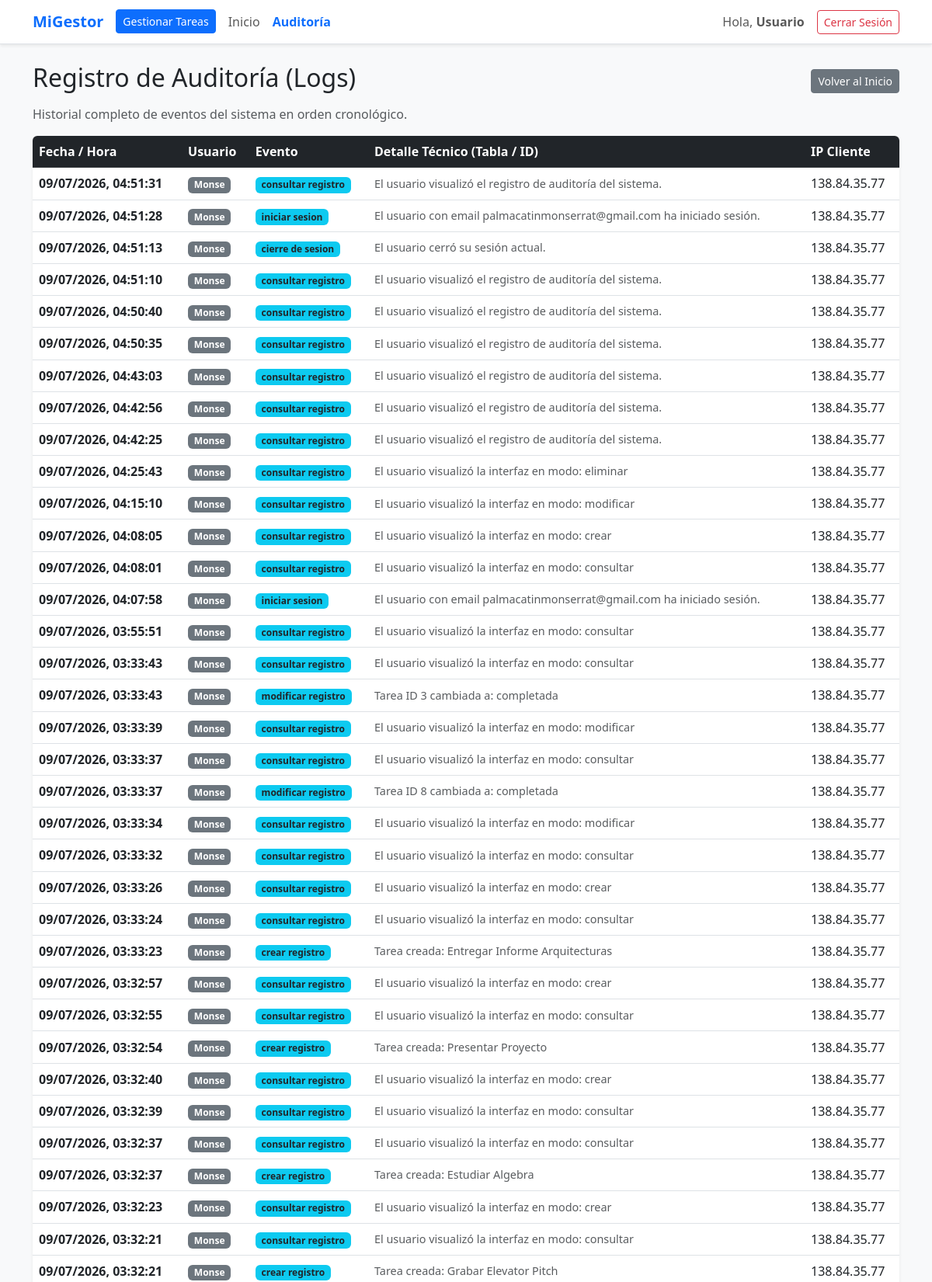
The page /logs_view.php (upper part) on the database its author committed.
### tables this page shows
CREATE TABLE logs (
            id INTEGER PRIMARY KEY AUTOINCREMENT,
            fecha_hora DATETIME DEFAULT CURRENT_TIMESTAMP,
            usuario_id INTEGER,
            evento TEXT NOT NULL,
            detalle TEXT,
            ip_host_client TEXT
        );

CREATE TABLE usuarios (
            id INTEGER PRIMARY KEY AUTOINCREMENT,
            username TEXT UNIQUE NOT NULL,
            email TEXT UNIQUE NOT NULL,
            password TEXT NOT NULL,
            verificado INTEGER DEFAULT 0,
            token TEXT
        );

### logs_view.php (the view, shortened to what this page needs)
<?php
require_once 'db.php';
$query = "SELECT l.*, u.username
          FROM logs l
          LEFT JOIN usuarios u ON l.usuario_id = u.id
          ORDER BY l.id DESC";
$stmt = $db->query($query);
$todos_los_logs = $stmt->fetchAll(PDO::FETCH_ASSOC);
?>
<!DOCTYPE html>
<html lang="es">
<head>
    <link href="https://cdn.jsdelivr.net/npm/bootstrap@5.3.0/dist/css/bootstrap.min.css" rel="stylesheet">
</head>
<body class="bg-light">
    <?php include 'menu.php'; ?>
    <div class="container mt-4">
        <div class="d-flex align-items-center justify-content-between mb-2">
            <h2>Registro de Auditoría (Logs)</h2>
            <a href="index.php" class="btn btn-secondary btn-sm">Volver al Inicio</a>
        </div>
        <p class="text-muted">Historial completo de eventos del sistema en orden cronológico.</p>
        <div class="card shadow-sm border-0 mb-5">
            <div class="table-responsive rounded">
                <table class="table table-hover align-middle mb-0 bg-white">
                    <thead class="table-dark">
                        <tr>
                            <th>Fecha / Hora</th>
                            <th>Usuario</th>
                            <th>Evento</th>
                            <th>Detalle Técnico (Tabla / ID)</th>
                            <th>IP Cliente</th>
                        </tr>
                    </thead>
                    <tbody>
                        <?php if (!empty($todos_los_logs)): ?>
                            <?php foreach ($todos_los_logs as $row):
                                $fecha_original = $row['fecha_hora'];
                                $timestamp = strtotime($fecha_original);
                                $fecha_formateada = ($timestamp !== false) ? date('d/m/Y, H:i:s', $timestamp) : date('d/m/Y, H:i:s');
                            ?>
                            <tr>
                                <td class="fw-semibold">
                                    <?php echo $fecha_formateada; ?>
                                </td>
                                <td>
                                    <span class="badge <?php echo !empty($row['username']) ? 'bg-secondary' : 'bg-dark'; ?>">
                                        <?php echo !empty($row['username']) ? htmlspecialchars($row['username']) : 'Sistema'; ?>
                                    </span>
                                </td>
                                <td>
                                    <span class="badge bg-info text-dark fw-bold">
                                        <?php echo htmlspecialchars($row['evento']); ?>
                                    </span>
                                </td>
                                <td class="text-muted" style="font-size: 0.9rem;">
                                    <?php echo htmlspecialchars($row['detalle']); ?>
                                </td>
                                <td class="text-monospace"><?php echo htmlspecialchars($row['ip_host_client']); ?></td>
                            </tr>
                            <?php endforeach; ?>
                        <?php endif; ?>
                    </tbody>
                </table>
            </div>
        </div>
    </div>
</body>
</html>

### rows shown on the page
logs: usuario.username "Monse", evento "consultar registro", detalle "El usuario visualizó el registro de auditoría del sistema.", ip_host_client "138.84.35.77"
logs: usuario.username "Monse", evento "iniciar sesion", detalle "El usuario con email palmacatinmonserrat@gmail.com ha iniciado sesión.", ip_host_client "138.84.35.77"
logs: usuario.username "Monse", evento "cierre de sesion", detalle "El usuario cerró su sesión actual.", ip_host_client "138.84.35.77"
logs: usuario.username "Monse", evento "consultar registro", detalle "El usuario visualizó el registro de auditoría del sistema.", ip_host_client "138.84.35.77"
logs: usuario.username "Monse", evento "consultar registro", detalle "El usuario visualizó el registro de auditoría del sistema.", ip_host_client "138.84.35.77"
logs: usuario.username "Monse", evento "consultar registro", detalle "El usuario visualizó el registro de auditoría del sistema.", ip_host_client "138.84.35.77"
logs: usuario.username "Monse", evento "consultar registro", detalle "El usuario visualizó el registro de auditoría del sistema.", ip_host_client "138.84.35.77"
logs: usuario.username "Monse", evento "consultar registro", detalle "El usuario visualizó el registro de auditoría del sistema.", ip_host_client "138.84.35.77"
logs: usuario.username "Monse", evento "consultar registro", detalle "El usuario visualizó el registro de auditoría del sistema.", ip_host_client "138.84.35.77"
logs: usuario.username "Monse", evento "consultar registro", detalle "El usuario visualizó la interfaz en modo: eliminar", ip_host_client "138.84.35.77"
logs: usuario.username "Monse", evento "consultar registro", detalle "El usuario visualizó la interfaz en modo: modificar", ip_host_client "138.84.35.77"
logs: usuario.username "Monse", evento "consultar registro", detalle "El usuario visualizó la interfaz en modo: crear", ip_host_client "138.84.35.77"
logs: usuario.username "Monse", evento "consultar registro", detalle "El usuario visualizó la interfaz en modo: consultar", ip_host_client "138.84.35.77"
logs: usuario.username "Monse", evento "iniciar sesion", detalle "El usuario con email palmacatinmonserrat@gmail.com ha iniciado sesión.", ip_host_client "138.84.35.77"
logs: usuario.username "Monse", evento "consultar registro", detalle "El usuario visualizó la interfaz en modo: consultar", ip_host_client "138.84.35.77"
logs: usuario.username "Monse", evento "consultar registro", detalle "El usuario visualizó la interfaz en modo: consultar", ip_host_client "138.84.35.77"
logs: usuario.username "Monse", evento "modificar registro", detalle "Tarea ID 3 cambiada a: completada", ip_host_client "138.84.35.77"
logs: usuario.username "Monse", evento "consultar registro", detalle "El usuario visualizó la interfaz en modo: modificar", ip_host_client "138.84.35.77"
logs: usuario.username "Monse", evento "consultar registro", detalle "El usuario visualizó la interfaz en modo: consultar", ip_host_client "138.84.35.77"
logs: usuario.username "Monse", evento "modificar registro", detalle "Tarea ID 8 cambiada a: completada", ip_host_client "138.84.35.77"
logs: usuario.username "Monse", evento "consultar registro", detalle "El usuario visualizó la interfaz en modo: modificar", ip_host_client "138.84.35.77"
logs: usuario.username "Monse", evento "consultar registro", detalle "El usuario visualizó la interfaz en modo: consultar", ip_host_client "138.84.35.77"
logs: usuario.username "Monse", evento "consultar registro", detalle "El usuario visualizó la interfaz en modo: crear", ip_host_client "138.84.35.77"
logs: usuario.username "Monse", evento "consultar registro", detalle "El usuario visualizó la interfaz en modo: consultar", ip_host_client "138.84.35.77"
logs: usuario.username "Monse", evento "crear registro", detalle "Tarea creada: Entregar Informe Arquitecturas", ip_host_client "138.84.35.77"
logs: usuario.username "Monse", evento "consultar registro", detalle "El usuario visualizó la interfaz en modo: crear", ip_host_client "138.84.35.77"
logs: usuario.username "Monse", evento "consultar registro", detalle "El usuario visualizó la interfaz en modo: consultar", ip_host_client "138.84.35.77"
logs: usuario.username "Monse", evento "crear registro", detalle "Tarea creada: Presentar Proyecto", ip_host_client "138.84.35.77"
logs: usuario.username "Monse", evento "consultar registro", detalle "El usuario visualizó la interfaz en modo: crear", ip_host_client "138.84.35.77"
logs: usuario.username "Monse", evento "consultar registro", detalle "El usuario visualizó la interfaz en modo: consultar", ip_host_client "138.84.35.77"
logs: usuario.username "Monse", evento "consultar registro", detalle "El usuario visualizó la interfaz en modo: consultar", ip_host_client "138.84.35.77"
logs: usuario.username "Monse", evento "crear registro", detalle "Tarea creada: Estudiar Algebra", ip_host_client "138.84.35.77"
logs: usuario.username "Monse", evento "consultar registro", detalle "El usuario visualizó la interfaz en modo: crear", ip_host_client "138.84.35.77"
logs: usuario.username "Monse", evento "consultar registro", detalle "El usuario visualizó la interfaz en modo: consultar", ip_host_client "138.84.35.77"
logs: usuario.username "Monse", evento "crear registro", detalle "Tarea creada: Grabar Elevator Pitch", ip_host_client "138.84.35.77"

### other values the page prints
$username "Usuario"
